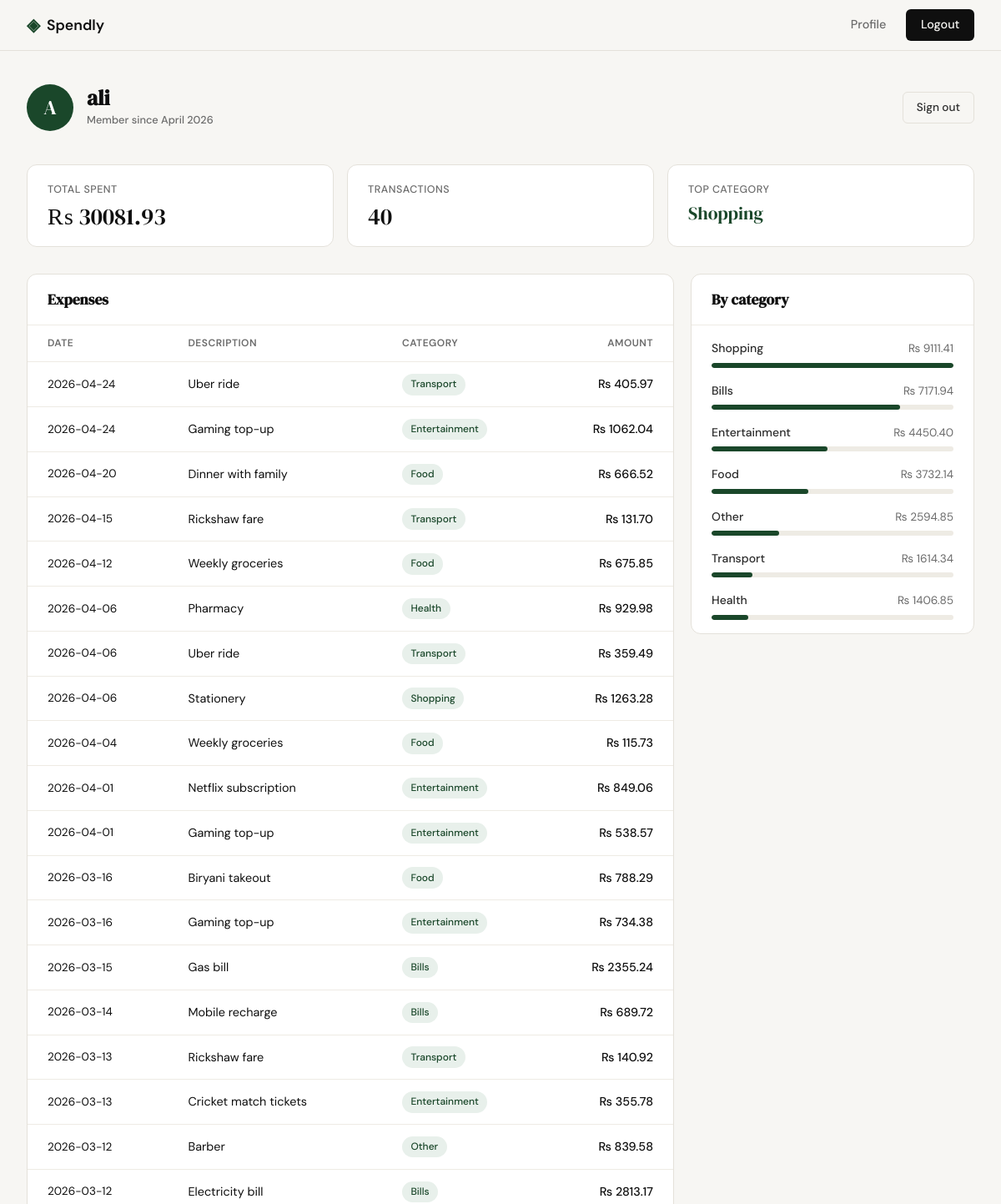
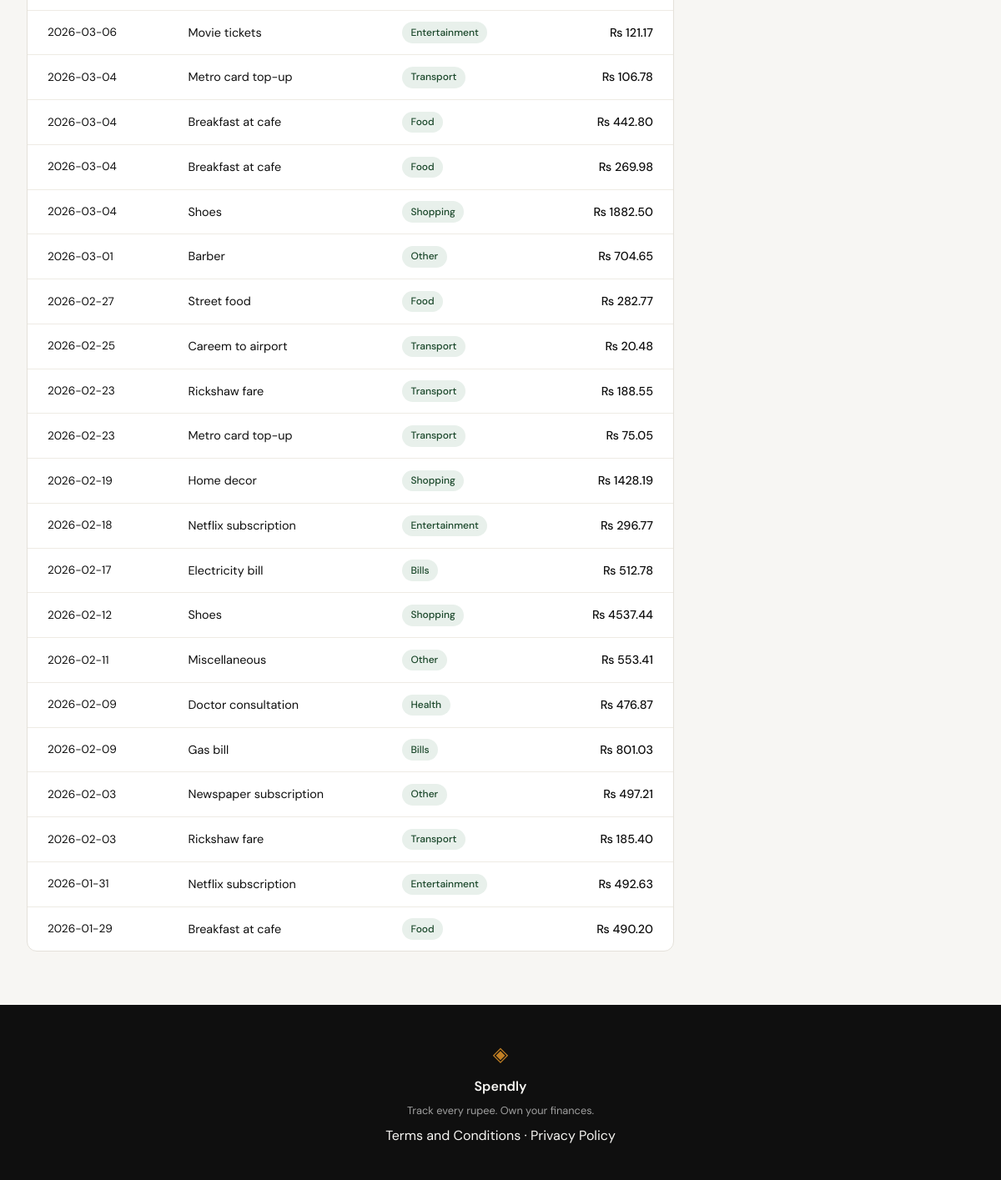
The app's page /profile (signed in) with its own data (2 pictures, top to bottom).
### tables this page shows
CREATE TABLE users (
            id            INTEGER PRIMARY KEY AUTOINCREMENT,
            name          TEXT    NOT NULL,
            email         TEXT    UNIQUE NOT NULL,
            password_hash TEXT    NOT NULL,
            created_at    TEXT    DEFAULT (datetime('now'))
        );

CREATE TABLE expenses (
            id          INTEGER PRIMARY KEY AUTOINCREMENT,
            user_id     INTEGER NOT NULL REFERENCES users(id),
            amount      REAL    NOT NULL,
            category    TEXT    NOT NULL,
            date        TEXT    NOT NULL,
            description TEXT,
            created_at  TEXT    DEFAULT (datetime('now'))
        );

### app.py (the view)
@app.route("/profile")
def profile():
    if not session.get("user_id"):
        return redirect(url_for("login"))
    user     = get_user_by_id(session["user_id"])
    expenses = get_expenses_by_user(session["user_id"])
    member_since  = datetime.strptime(user["created_at"][:10], "%Y-%m-%d").strftime("%B %Y")
    total_spent   = sum(e["amount"] for e in expenses)
    expense_count = len(expenses)
    cat_totals = {}
    for e in expenses:
        cat_totals[e["category"]] = cat_totals.get(e["category"], 0) + e["amount"]
    categories = sorted(cat_totals.items(), key=lambda x: x[1], reverse=True)
    top_category = categories[0][0] if categories else "—"
    return render_template(
        "profile.html",
        user=user,
        member_since=member_since,
        expenses=expenses,
        total_spent=total_spent,
        expense_count=expense_count,
        categories=categories,
        top_category=top_category,
    )

### database/db.py (called while the page is built)
def get_db():
    conn = sqlite3.connect(DB_PATH)
    conn.row_factory = sqlite3.Row
    conn.execute("PRAGMA foreign_keys = ON")
    return conn

def get_expenses_by_user(user_id: int):
    conn = get_db()
    rows = conn.execute(
        "SELECT * FROM expenses WHERE user_id = ? ORDER BY date DESC",
        (user_id,)
    ).fetchall()
    conn.close()
    return rows

def get_user_by_id(user_id: int):
    conn = get_db()
    user = conn.execute("SELECT * FROM users WHERE id = ?", (user_id,)).fetchone()
    conn.close()
    return user

### templates/profile.html (shortened to what this page needs)
{% extends "base.html" %}
{% block content %}
<div class="dash-page">
    <div class="dash-header">
        <div class="dash-user">
            <div class="dash-avatar">{{ user['name'][0].upper() }}</div>
            <div class="dash-user-meta">
                <h1 class="dash-name">{{ user['name'] }}</h1>
                <span class="dash-since">Member since {{ member_since }}</span>
            </div>
        </div>
        <a href="{{ url_for('logout') }}" class="btn-ghost btn-ghost--sm">Sign out</a>
    </div>
    <div class="dash-stats">
        <div class="stat-card">
            <span class="stat-label">Total spent</span>
            <span class="stat-value">₨ {{ "%.2f"|format(total_spent) }}</span>
        </div>
        <div class="stat-card">
            <span class="stat-label">Transactions</span>
            <span class="stat-value">{{ expense_count }}</span>
        </div>
        <div class="stat-card">
            <span class="stat-label">Top category</span>
            <span class="stat-value stat-value--cat">{{ top_category }}</span>
        </div>
    </div>
    <div class="dash-grid">
        <div class="dash-panel">
            <div class="panel-head">
                <h2 class="panel-title">Expenses</h2>
            </div>
            {% if expenses %}
            <div class="exp-table-wrap">
                <table class="exp-table">
                    <thead>
                        <tr>
                            <th>Date</th>
                            <th>Description</th>
                            <th>Category</th>
                            <th class="num">Amount</th>
                        </tr>
                    </thead>
                    <tbody>
                        {% for e in expenses %}
                        <tr>
                            <td class="exp-date">{{ e['date'] }}</td>
                            <td class="exp-desc">{{ e['description'] or '—' }}</td>
                            <td><span class="exp-cat-badge">{{ e['category'] }}</span></td>
                            <td class="num exp-amount">₨ {{ "%.2f"|format(e['amount']) }}</td>
                        </tr>
                        {% endfor %}
                    </tbody>
                </table>
            </div>
            {% else %}
            <div class="empty-state">
                <p>No expenses yet. Add your first one to get started.</p>
            </div>
            {% endif %}
        </div>
        <div class="dash-panel">
            <div class="panel-head">
                <h2 class="panel-title">By category</h2>
            </div>
            {% if categories %}
            <div class="cat-list">
                {% set max_amount = categories[0][1] %}
                {% for cat, amount in categories %}
                <div class="cat-row">
                    <div class="cat-row-top">
                        <span class="cat-name">{{ cat }}</span>
                        <span class="cat-amount">₨ {{ "%.2f"|format(amount) }}</span>
                    </div>
                    <div class="cat-track">
                        <div class="cat-bar" style="width: {{ (amount / max_amount * 100)|int }}%"></div>
                    </div>
                </div>
                {% endfor %}
            </div>
            {% else %}
            <div class="empty-state">
                <p>No categories to show yet.</p>
            </div>
            {% endif %}
        </div>
    </div>
</div>
{% endblock %}

### templates/base.html (shortened to what this page needs)
<!DOCTYPE html>
<html lang="en">
<head>
    <link rel="stylesheet" href="{{ url_for('static', filename='css/style.css') }}">
</head>
<body>
    <nav class="navbar">
        <div class="nav-inner">
            <a href="{{ url_for('landing') }}" class="nav-brand">
                <span class="brand-icon">◈</span>
                <span class="brand-name">Spendly</span>
            </a>
            <div class="nav-links">
                {% if session.get('user_id') %}
                    <a href="{{ url_for('profile') }}">Profile</a>
                    <a href="{{ url_for('logout') }}" class="nav-cta">Logout</a>
                {% else %}
                    <a href="{{ url_for('login') }}">Sign in</a>
                    <a href="{{ url_for('register') }}" class="nav-cta">Get started</a>
                {% endif %}
            </div>
        </div>
    </nav>
    <main class="main-content">
        {% block content %}{% endblock %}
    </main>
    <footer class="footer">
        <div class="footer-inner">
            <span class="brand-icon">◈</span>
            <span class="footer-name">Spendly</span>
            <p class="footer-copy">Track every rupee. Own your finances.</p>
            <p><a href="/terms">Terms and Conditions</a> · <a href="/privacy">Privacy Policy</a></p>
        </div>
    </footer>
</body>
</html>

### records on screen
users: name "A", name "ali"
expenses: category "Shopping", date "2026-04-06", description "Stationery", amount "1263.28", amount "9111.41", {{ (amount / max_amount * 100)|int }} 100 (drawn)
expenses: date "2026-04-24", description "Uber ride", category "Transport", amount "405.97", amount "1614.34", {{ (amount / max_amount * 100)|int }} 17 (drawn)
expenses: date "2026-04-24", description "Gaming top-up", category "Entertainment", amount "1062.04", amount "4450.40", {{ (amount / max_amount * 100)|int }} 48 (drawn)
expenses: date "2026-04-20", description "Dinner with family", category "Food", amount "666.52", amount "3732.14", {{ (amount / max_amount * 100)|int }} 40 (drawn)
expenses: date "2026-04-15", description "Rickshaw fare", category "Transport", amount "131.70"
expenses: date "2026-04-12", description "Weekly groceries", category "Food", amount "675.85"
expenses: date "2026-04-06", description "Pharmacy", category "Health", amount "929.98", amount "1406.85", {{ (amount / max_amount * 100)|int }} 15 (drawn)
expenses: date "2026-04-06", description "Uber ride", category "Transport", amount "359.49"
expenses: date "2026-04-04", description "Weekly groceries", category "Food", amount "115.73"
expenses: date "2026-04-01", description "Netflix subscription", category "Entertainment", amount "849.06"
expenses: date "2026-04-01", description "Gaming top-up", category "Entertainment", amount "538.57"
expenses: date "2026-03-16", description "Biryani takeout", category "Food", amount "788.29"
expenses: date "2026-03-16", description "Gaming top-up", category "Entertainment", amount "734.38"
expenses: date "2026-03-15", description "Gas bill", category "Bills", amount "2355.24", amount "7171.94", {{ (amount / max_amount * 100)|int }} 78 (drawn)
expenses: date "2026-03-14", description "Mobile recharge", category "Bills", amount "689.72"
expenses: date "2026-03-13", description "Rickshaw fare", category "Transport", amount "140.92"
expenses: date "2026-03-13", description "Cricket match tickets", category "Entertainment", amount "355.78"
expenses: date "2026-03-12", description "Barber", category "Other", amount "839.58", amount "2594.85", {{ (amount / max_amount * 100)|int }} 28 (drawn)
expenses: date "2026-03-12", description "Electricity bill", category "Bills", amount "2813.17"
expenses: date "2026-03-06", description "Movie tickets", category "Entertainment", amount "121.17"
expenses: date "2026-03-04", description "Metro card top-up", category "Transport", amount "106.78"
expenses: date "2026-03-04", description "Breakfast at cafe", category "Food", amount "442.80"
expenses: date "2026-03-04", description "Breakfast at cafe", category "Food", amount "269.98"
expenses: date "2026-03-04", description "Shoes", category "Shopping", amount "1882.50"
expenses: date "2026-03-01", description "Barber", category "Other", amount "704.65"
expenses: date "2026-02-27", description "Street food", category "Food", amount "282.77"
expenses: date "2026-02-25", description "Careem to airport", category "Transport", amount "20.48"
expenses: date "2026-02-23", description "Rickshaw fare", category "Transport", amount "188.55"
expenses: date "2026-02-23", description "Metro card top-up", category "Transport", amount "75.05"
expenses: date "2026-02-19", description "Home decor", category "Shopping", amount "1428.19"
expenses: date "2026-02-18", description "Netflix subscription", category "Entertainment", amount "296.77"
expenses: date "2026-02-17", description "Electricity bill", category "Bills", amount "512.78"
expenses: date "2026-02-12", description "Shoes", category "Shopping", amount "4537.44"
expenses: date "2026-02-11", description "Miscellaneous", category "Other", amount "553.41"
expenses: date "2026-02-09", description "Doctor consultation", category "Health", amount "476.87"
expenses: date "2026-02-09", description "Gas bill", category "Bills", amount "801.03"
expenses: date "2026-02-03", description "Newspaper subscription", category "Other", amount "497.21"
expenses: date "2026-02-03", description "Rickshaw fare", category "Transport", amount "185.40"
expenses: date "2026-01-31", description "Netflix subscription", category "Entertainment", amount "492.63"
expenses: date "2026-01-29", description "Breakfast at cafe", category "Food", amount "490.20"

### other values on screen
{{ member_since }} "April 2026"
{{ "%.2f"|format(total_spent) }} "30081.93"
{{ expense_count }} "40"
